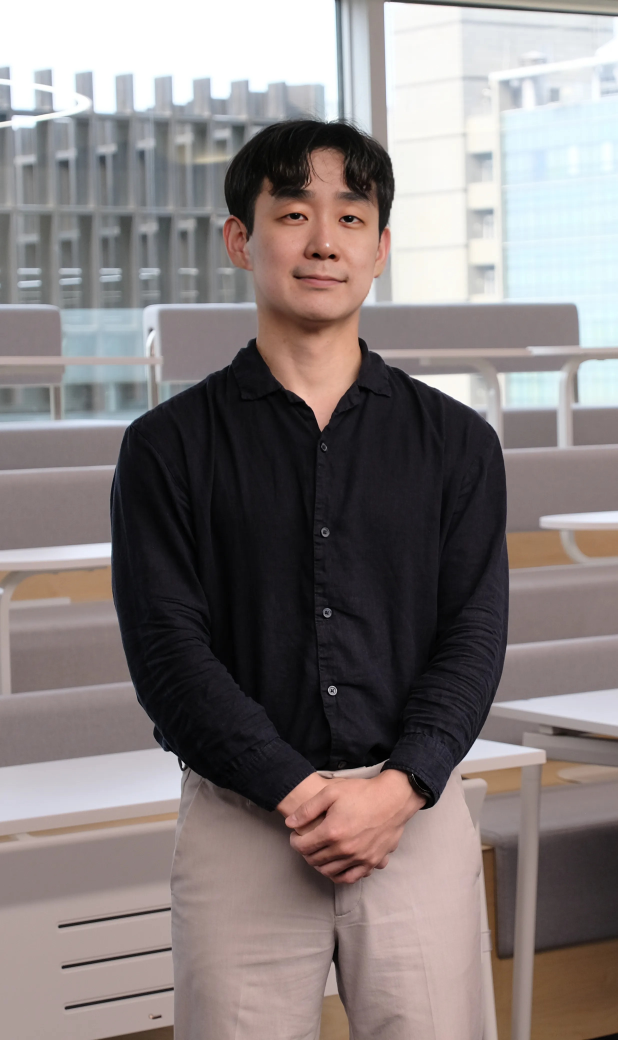
#> input picture open/test_data/TEST_001.jpg, 2472 x 4160 px (shown at 1/4 size); its folder holds only this picture in this run
$ jupyter execute --allow-errors baseline_enhanced.ipynb   (older library calls are emulated)
#> lines starting #> are read from the running program, lines starting #| are printed output that depends on the picture
[cell 1]
import random
import numpy as np
import pandas as pd
from pathlib import Path
from typing import Dict, List, Optional

import cv2
import torch
import torch.nn.functional as F
from PIL import Image
from tqdm import tqdm
from transformers import ViTForImageClassification, ViTImageProcessor

# Settings

[cell 2]
SEED = 42
random.seed(SEED)
np.random.seed(SEED)
torch.manual_seed(SEED)
#> (this line was passed over: torch is not available in this run)
torch.cuda.manual_seed_all(SEED)
#> (this line was passed over: torch is not available in this run)

torch.backends.cudnn.deterministic = True
torch.backends.cudnn.benchmark = False

[cell 3]
MODEL_ID = "prithivMLmods/Deep-Fake-Detector-v2-Model"
TEST_DIR = Path("./open/test_data")  # test 데이터 경로

# Submission
OUTPUT_DIR = Path("./output")
OUTPUT_DIR.mkdir(parents=True, exist_ok=True)  # output 폴더 없으면 생성

OUT_CSV = OUTPUT_DIR / "v6_optimized_topk3_t09.csv"  # 🔥 최적화 버전

[cell 4]
IMAGE_EXTS = {".jpg", ".jpeg", ".png", ".jfif"}
VIDEO_EXTS = {".mp4", ".mov"}

TARGET_SIZE = (224, 224)
NUM_FRAMES = 20  # 비디오 샘플링 프레임 수 증가 (품질 기반 필터링 적용)

# Face detection & aggregation settings
FACE_DETECT_DNN = True       # DNN 기반 얼굴 검출 사용 (Res10 SSD)
FACE_MARGIN = 0.15           # 얼굴 박스 여백 비율 (약간 감소)
AGGREGATION_METHOD = "topk_mean"  # 비디오 레벨 집계: "topk_mean" | "max" | "mean" | "median"
TOPK = 3                     # 🔥 기본 top-k=3 (강한 Fake 신호만 선택)
QUALITY_FILTER = True        # 프레임 품질 기반 필터링
QUALITY_THRESHOLD = 30.0     # 🔥 블러 임계값 = 30.0 (너무 완화하지 않음, Real 노이즈 방지)

# Temperature scaling (softmax 온도)
TEMP = 0.9  # 🔥 0.9로 샤프하게 (logit 스케일링 + clip으로 순위 정리)

#> (the rest of this cell did not finish here and is left out)

# Utils

[cell 5]
# [7 lines left out: function uniform_frame_indices, not called in this run]

def get_full_frame_padded(pil_img: Image.Image, target_size=(224, 224)) -> Image.Image:
    """전체 이미지를 비율 유지하며 정사각형 패딩 처리"""
    img = pil_img.convert("RGB")
    img.thumbnail(target_size, Image.BICUBIC)
    new_img = Image.new("RGB", target_size, (0, 0, 0))
    new_img.paste(img, ((target_size[0] - img.size[0]) // 2,
                        (target_size[1] - img.size[1]) // 2))
    return new_img

def read_rgb_frames(file_path: Path, num_frames: int = NUM_FRAMES) -> List[np.ndarray]:
    """이미지 또는 비디오에서 RGB 프레임 추출"""
#> called with num_frames = 20
    ext = file_path.suffix.lower()

    # 이미지 파일
    if ext in IMAGE_EXTS:
        try:
            img = Image.open(file_path).convert("RGB")
#> img is the input picture: PIL image 2472x4160 RGB; mean R, G, B 134, 126, 125.5
            return [np.array(img)]
        except Exception:
            return []

    # 비디오 파일
    if ext in VIDEO_EXTS:
        cap = cv2.VideoCapture(str(file_path))
        total = int(cap.get(cv2.CAP_PROP_FRAME_COUNT))

        if total <= 0:
            cap.release()
            return []

        frame_indices = uniform_frame_indices(total, num_frames)
        frames = []

        for idx in frame_indices:
            cap.set(cv2.CAP_PROP_POS_FRAMES, int(idx))
            ret, frame = cap.read()
            if not ret:
                continue
            frames.append(cv2.cvtColor(frame, cv2.COLOR_BGR2RGB))

        cap.release()
        return frames

    return []

# ---- DNN Face Detection ----

# DNN 모델 로드 (전역 변수로 한 번만 로드)
_dnn_face_net = None

def _get_dnn_face_detector():
    """DNN 얼굴 검출기 싱글톤"""
    global _dnn_face_net
    if _dnn_face_net is None:
        try:
            # OpenCV DNN Res10 SSD 모델
            model_file = cv2.data.haarcascades.replace('haarcascades', 'dnn') + 'res10_300x300_ssd_iter_140000.caffemodel'
            config_file = cv2.data.haarcascades.replace('haarcascades', 'dnn') + 'deploy.prototxt'

            # 모델 파일이 없으면 온라인에서 다운로드 필요
            # 여기서는 fallback으로 Haar Cascade 사용
            import os
            if not (os.path.exists(model_file) and os.path.exists(config_file)):
                return None

            _dnn_face_net = cv2.dnn.readNetFromCaffe(config_file, model_file)
        except Exception:
            return None
    return _dnn_face_net

def _detect_largest_face_bbox_dnn(rgb: np.ndarray) -> Optional[tuple]:
    """DNN 기반 얼굴 검출. Fallback으로 Haar Cascade 사용."""
    h, w = rgb.shape[:2]

    # DNN 시도
    net = _get_dnn_face_detector()
    if net is not None:
        try:
            blob = cv2.dnn.blobFromImage(rgb, 1.0, (300, 300), [104, 117, 123], False, False)
            net.setInput(blob)
            detections = net.forward()

            max_confidence = 0.5
            best_box = None

            for i in range(detections.shape[2]):
                confidence = detections[0, 0, i, 2]
                if confidence > max_confidence:
                    box = detections[0, 0, i, 3:7] * np.array([w, h, w, h])
                    x1, y1, x2, y2 = box.astype(int)
                    if x2 > x1 and y2 > y1:
                        best_box = (x1, y1, x2 - x1, y2 - y1)
                        max_confidence = confidence

            if best_box is not None:
                return best_box
        except Exception:
            pass

    # Fallback: Haar Cascade
    try:
        gray = cv2.cvtColor(rgb, cv2.COLOR_RGB2GRAY)
        cascade = cv2.CascadeClassifier(cv2.data.haarcascades + 'haarcascade_frontalface_default.xml')
        faces = cascade.detectMultiScale(gray, scaleFactor=1.1, minNeighbors=5, minSize=(40, 40))
        if len(faces) == 0:
            return None
        x, y, w, h = max(faces, key=lambda b: b[2] * b[3])
        return int(x), int(y), int(w), int(h)
    except Exception:
        return None

# ---- Frame Quality Assessment ----

# [23 lines left out: functions calculate_blur_score, filter_quality_frames, not called in this run]

def _crop_with_margin(rgb: np.ndarray, bbox: tuple, margin_ratio: float) -> np.ndarray:
    H, W = rgb.shape[:2]
    x, y, w, h = bbox
    cx, cy = x + w / 2.0, y + h / 2.0
    half = max(w, h) * (1.0 + margin_ratio) / 2.0
    x1 = int(max(0, cx - half))
    y1 = int(max(0, cy - half))
    x2 = int(min(W, cx + half))
    y2 = int(min(H, cy + half))
    return rgb[y1:y2, x1:x2]

def face_crop_or_full(pil_img: Image.Image, target_size=(224, 224), margin_ratio: float = 0.2) -> Image.Image:
    """얼굴 검출 성공 시 얼굴 크롭+패딩, 실패 시 전체 패딩 반환 (DNN 우선)"""
    rgb = np.array(pil_img.convert("RGB"))
    bbox = _detect_largest_face_bbox_dnn(rgb)
    if bbox is not None:
        crop = _crop_with_margin(rgb, bbox, margin_ratio)
        if crop.size != 0:
            return get_full_frame_padded(Image.fromarray(crop), target_size)
    return get_full_frame_padded(pil_img, target_size)

# Data Preprocessing

[cell 6]
class PreprocessOutput:
    def __init__(
        self,
        filename: str,
        imgs: List[Image.Image],
        error: Optional[str] = None
    ):
        self.filename = filename
        self.imgs = imgs
        self.error = error

def preprocess_one(file_path: Path, num_frames: int = NUM_FRAMES) -> PreprocessOutput:
    """
    파일 하나에 대한 전처리 수행
    - 품질 기반 프레임 필터링 (블러 완화)
    - DNN 얼굴 검출 후 크롭(+여백), 실패 시 전체 패딩
    - 🔥 얼굴 검출 실패 프레임 체크 및 필터링
    - TTA 제거 (규칙 준수)

    Args:
        file_path: 처리할 파일 경로
        num_frames: 비디오에서 추출할 프레임 수

    Returns:
        PreprocessOutput 객체
    """
    try:
        frames = read_rgb_frames(file_path, num_frames=num_frames)
#> frames = 1 item

        # 품질 기반 필터링 (비디오만)
        if QUALITY_FILTER and len(frames) > 1:
            frames = filter_quality_frames(frames, QUALITY_THRESHOLD)

        imgs: List[Image.Image] = []
        face_detected_count = 0

        for rgb in frames:
            base = Image.fromarray(rgb)
            if FACE_DETECT_DNN:
                # 얼굴 검출 시도
                rgb_arr = np.array(base.convert("RGB"))
                bbox = _detect_largest_face_bbox_dnn(rgb_arr)

                if bbox is not None:
                    # 얼굴 검출 성공
                    crop = _crop_with_margin(rgb_arr, bbox, FACE_MARGIN)
                    if crop.size != 0:
                        pil_img = get_full_frame_padded(Image.fromarray(crop), TARGET_SIZE)
                        imgs.append(pil_img)
                        face_detected_count += 1
                    else:
                        # 크롭 실패 시 전체 사용
                        pil_img = get_full_frame_padded(base, TARGET_SIZE)
                        imgs.append(pil_img)
                else:
                    # 🔥 얼굴 검출 실패 시 전체 프레임 사용 (완전 제거 X)
                    pil_img = get_full_frame_padded(base, TARGET_SIZE)
                    imgs.append(pil_img)
            else:
                pil_img = get_full_frame_padded(base, TARGET_SIZE)
                imgs.append(pil_img)
#> this loop made 1 pass
#> (bbox, H in _crop_with_margin, W in _crop_with_margin) on pass 1: ((973, 630, 630, 630), 4160, 2472)
#> pass 1, in _detect_largest_face_bbox_dnn, `gray = cv2.cvtColor(rgb, cv2.COLOR_RGB2GRAY)`:
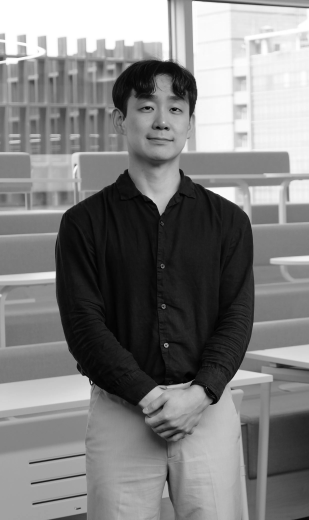
#> gray: shape (4160, 2472) (shown at 1/8 size); min 0, max 255, mean 128.3
#> pass 1, in preprocess_one, `crop = _crop_with_margin(rgb_arr, bbox, FACE_MARGIN)`:
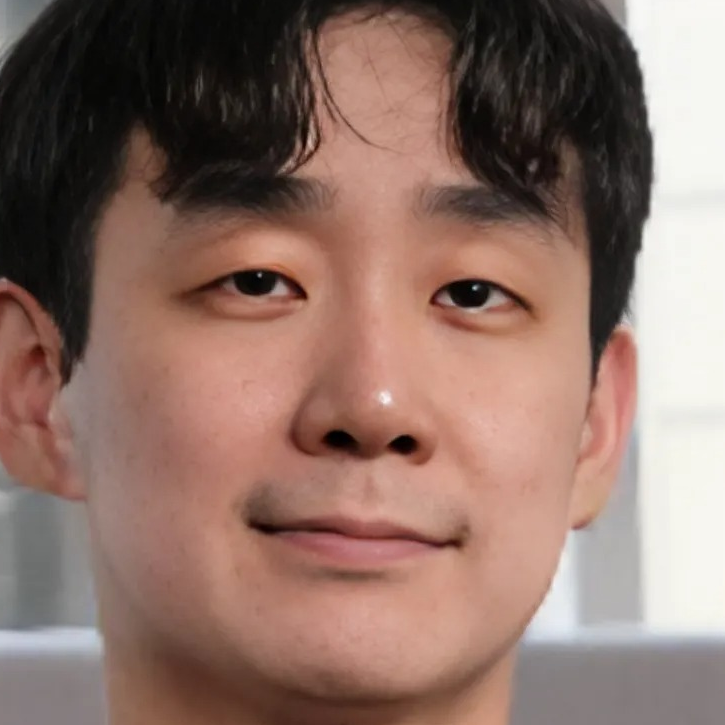
#> crop: shape (725, 725, 3); mean R, G, B 141.3, 113.3, 103.7
#> after the loop, face_detected_count = 1; imgs = 1 item

        # 최소 프레임 보장 (비디오의 경우)
        if len(imgs) == 0 and len(frames) > 0:
            # fallback: 첫 프레임이라도 사용
            imgs = [get_full_frame_padded(Image.fromarray(frames[0]), TARGET_SIZE)]

        return PreprocessOutput(file_path.name, imgs, None)
#> (the rest of the program and of its run is left out)
